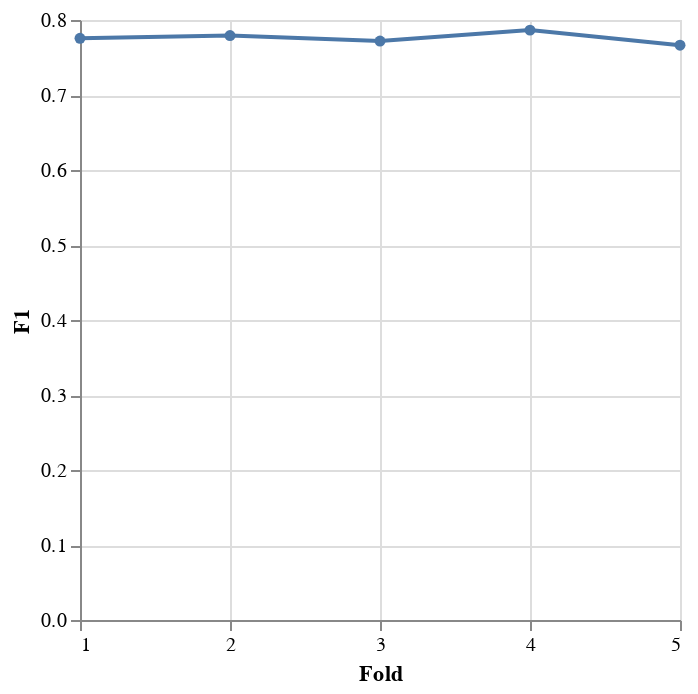

The notebook cell this image was saved under:
### Code cell
alt.Chart(df_scores.reset_index()).mark_line(
     point=alt.OverlayMarkDef()
).encode(
    x=alt.X("index", bin=False, title="Fold", axis=alt.Axis(tickCount=5)),
    y=alt.Y("logistic", aggregate="mean", title="F1")
)

### Figure 1 — Vega-Lite specification as saved in the notebook (floating-point values rounded to 4 significant figures)
{"config": {"view": {"continuousWidth": 300, "continuousHeight": 300}}, "data": {"name": "data-8a483d9209baa41b717b18fbb49aaec2"}, "mark": {"type": "line", "point": {}}, "encoding": {"x": {"axis": {"tickCount": 5}, "bin": false, "field": "index", "title": "Fold", "type": "quantitative"}, "y": {"aggregate": "mean", "field": "logistic", "title": "F1", "type": "quantitative"}}, "$schema": "https://vega.github.io/schema/vega-lite/v5.15.1.json", "datasets": {"data-8a483d9209baa41b717b18fbb49aaec2": [{"index": 1, "logistic": 0.7755}, {"index": 2, "logistic": 0.7792}, {"index": 3, "logistic": 0.7719}, {"index": 4, "logistic": 0.7865}, {"index": 5, "logistic": 0.7664}]}}
